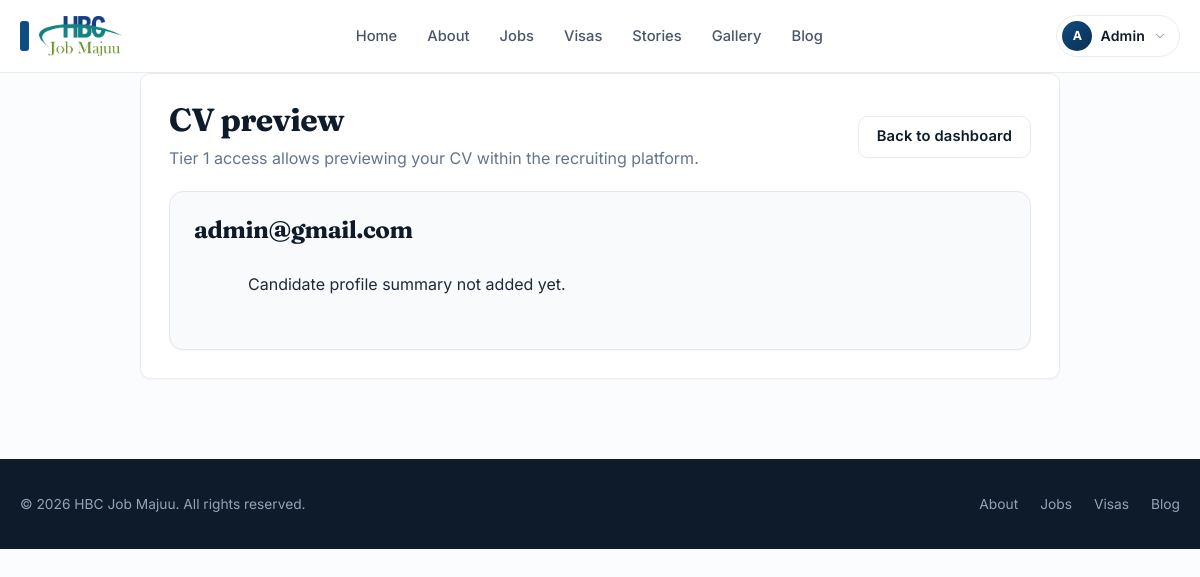
Screenshot of /cv-preview/ (signed in) with the database file from the repository.
### client/models.py (models this page shows, shortened)
class User(AbstractUser):
    class Role(models.TextChoices):
        USER = "USER", "Candidate"
        ADMIN = "ADMIN", "Super Admin"
        ADMIN_SUPER = "ADMIN_SUPER", "Super Admin"
        ADMIN_HANDLER = "ADMIN_HANDLER", "Admin Handler"
        PARTNER = "PARTNER", "Partner Reviewer"
        CONTENT_MANAGER = "CONTENT_MANAGER", "Content Manager"
        DIGITAL_MARKETING = "DIGITAL_MARKETING", "Digital Marketing"
        FINANCE_OFFICER = "FINANCE_OFFICER", "Finance Officer"
        ATS_COORDINATOR = "ATS_COORDINATOR", "ATS Coordinator"
    class MembershipTier(models.TextChoices):
        FREE = "FREE", "Free"
        MEMBER = "MEMBER", "Member"
        PLACED = "PLACED", "Placed"
    class NeaimsStatus(models.TextChoices):
        PENDING = "PENDING_REGISTRATION", "Pending Registration"
        REGISTERED = "REGISTERED", "Registered"
        VERIFIED = "VERIFIED", "Verified"
        REJECTED = "REJECTED", "Rejected"
    id = models.UUIDField(
        primary_key=True,
        default=uuid.uuid4,
        editable=False
    )
    first_name = models.CharField(max_length=50)
    last_name = models.CharField(max_length=50)
    email = models.EmailField(unique=True)
    phone_number = models.CharField(
        max_length=20,
        unique=True
    )
    country = models.CharField(max_length=100, blank=True, default="")
    city = models.CharField(max_length=100, blank=True, default="")
    passport_number = models.CharField(max_length=50, blank=True, default="")
    cv_summary = models.TextField(blank=True, default="")
    bio = models.TextField(blank=True, default="")
    role = models.CharField(
        max_length=30,
        choices=Role.choices,
        default=Role.USER,
        help_text="Controls how the user appears in the admin system and how they can access jobs.",
    )
    membership_tier = models.CharField(
        max_length=20,
        choices=MembershipTier.choices,
        default=MembershipTier.FREE
    )
    neaims_status = models.CharField(
        max_length=50,
        choices=NeaimsStatus.choices,
        default=NeaimsStatus.PENDING
    )
    groups = models.ManyToManyField(
        Group,
        related_name="client_user_set",
        blank=True,
        help_text="The groups this user belongs to.",
        verbose_name="groups",
    )
    user_permissions = models.ManyToManyField(
        Permission,
        related_name="client_user_permissions",
        blank=True,
        help_text="Specific permissions for this user.",
        verbose_name="user permissions",
    )
    created_at = models.DateTimeField(auto_now_add=True)
    updated_at = models.DateTimeField(auto_now=True)
    @property
    def is_platform_staff(self):
        return self.role in {
            self.Role.ADMIN,
            self.Role.ADMIN_SUPER,
            self.Role.ADMIN_HANDLER,
            self.Role.PARTNER,
            self.Role.CONTENT_MANAGER,
            self.Role.DIGITAL_MARKETING,
            self.Role.FINANCE_OFFICER,
            self.Role.ATS_COORDINATOR,
        }
    def has_active_tier(self, tier):
        if self.is_platform_staff:
            return True
        if self.membership_tier == self.MembershipTier.PLACED:
            return True
        if self.membership_tier == self.MembershipTier.MEMBER and tier == UserAccessUnlock.Tier.TIER_1:
            return True
        return UserAccessUnlock.objects.filter(user=self, tier=tier, is_active=True).exists()

### client/views.py (the view)
# urls.py: path("cv-preview/", views.cv_preview, name="cv_preview"),
@login_required
def cv_preview(request):
    if not request.user.has_active_tier(UserAccessUnlock.Tier.TIER_1):
        messages.warning(request, "Tier 1 access is required to preview your CV in the dashboard.")
        return redirect("client:dashboard")
    cv_text = request.user.cv_summary or "Candidate profile summary not added yet."
    context = {
        "title": "CV Preview",
        "cv_text": cv_text,
        "user_obj": request.user,
    }
    return render(request, "client/cv_preview.html", context)

### client/templates/client/cv_preview.html (shortened to what this page needs)
{% extends "base.html" %}
{% block content %}
<div class="card" style="padding:28px; max-width:920px; margin:0 auto;">
    <div
        style="display:flex; justify-content:space-between; gap:16px; flex-wrap:wrap; align-items:center; margin-bottom:20px;">
        <div>
            <h1 style="margin:0;">CV preview</h1>
            <p style="margin:6px 0 0; color:#64748b;">Tier 1 access allows previewing your CV within the recruiting
                platform.</p>
        </div>
        <a href="{% url 'client:dashboard' %}" class="btn btn-secondary">Back to dashboard</a>
    </div>
    <div class="card" style="padding:24px; background:#f8fafc; border:1px solid #e2e8f0; border-radius:14px;">
        <h2 style="margin-top:0;">{{ user_obj.get_full_name|default:user_obj.email }}</h2>
        <div style="white-space:pre-wrap; line-height:1.7; color:#1f2937;">
            {{ cv_text }}
        </div>
    </div>
</div>
{% endblock %}

### client/templates/base.html (shortened to what this page needs)
{% load static %}
<!doctype html>
<html lang="en">
<head>
</head>
<body class="d-flex flex-column min-vh-100">
    <header class="site-header">
        <div class="site-container">
            <a class="brand" href="{% url 'client:index' %}" aria-label="Home">
                <img src="{% static 'images/Untitled-2.png' %}" alt="Home" class="site-logo">
            </a>
            <nav class="site-nav">
                <ul>
                    <li><a href="{% url 'client:index' %}">Home</a></li>
                    <li><a href="{% url 'client:about' %}">About</a></li>
                    <li><a href="{% url 'client:jobs' %}">Jobs</a></li>
                    <li><a href="{% url 'client:visas' %}">Visas</a></li>
                    <li><a href="{% url 'client:stories' %}">Stories</a></li>
                    <li><a href="{% url 'client:gallery' %}">Gallery</a></li>
                    <li><a href="{% url 'client:blog' %}">Blog</a></li>
                </ul>
            </nav>
            <div class="nav-actions">
                {% if user.is_authenticated %}
                <div class="account-menu" id="accountMenu">
                    <button type="button" class="account-trigger" id="accountTrigger" aria-haspopup="true"
                        aria-expanded="false">
                        <span class="avatar">
                            {{ user.first_name|default:user.username|slice:":1"|upper }}
                        </span>
                        <span class="account-name">
                            {{ user.get_full_name|default:user.username }}
                        </span>
                        <span class="caret">
                            <svg class="icon-svg sm" xmlns="http://www.w3.org/2000/svg" viewBox="0 0 24 24" fill="none"
                                stroke="currentColor" stroke-width="1.5" stroke-linecap="round" stroke-linejoin="round"
                                aria-hidden="true" focusable="false">
                                <path d="m6 9 6 6 6-6" />
                            </svg>
                        </span>
                    </button>
                </div>
                {% else %}
                <a href="{% url 'client:login' %}" class="btn-login">Login</a>
                <a href="{% url 'client:register' %}" class="btn-register">Register</a>
                {% endif %}
            </div>
        </div>
    </header>
    <main class="container">
        {% block content %}{% endblock %}
    </main>
    <footer class="site-footer">
        <div class="site-container">
            <small>&copy; {% now "Y" %} HBC Job Majuu. All rights reserved.</small>
            <div class="footer-links">
                <a href="{% url 'client:about' %}">About</a>
                <a href="{% url 'client:jobs' %}">Jobs</a>
                <a href="{% url 'client:visas' %}">Visas</a>
                <a href="{% url 'client:blog' %}">Blog</a>
            </div>
        </div>
    </footer>
</body>
</html>

### rows the page displays
User: first_name "A", get_full_name "Admin", get_full_name "admin@gmail.com"

### other values shown
{{ cv_text }} "Candidate profile summary not added yet."
